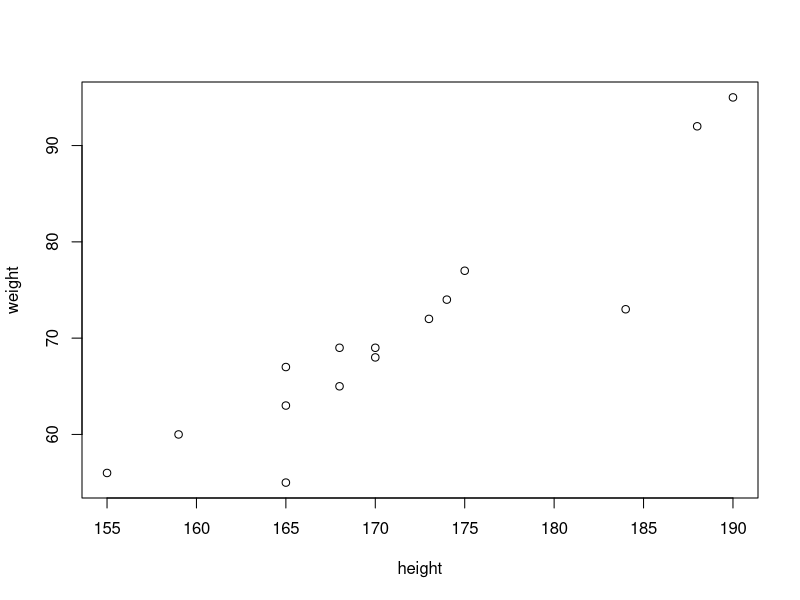
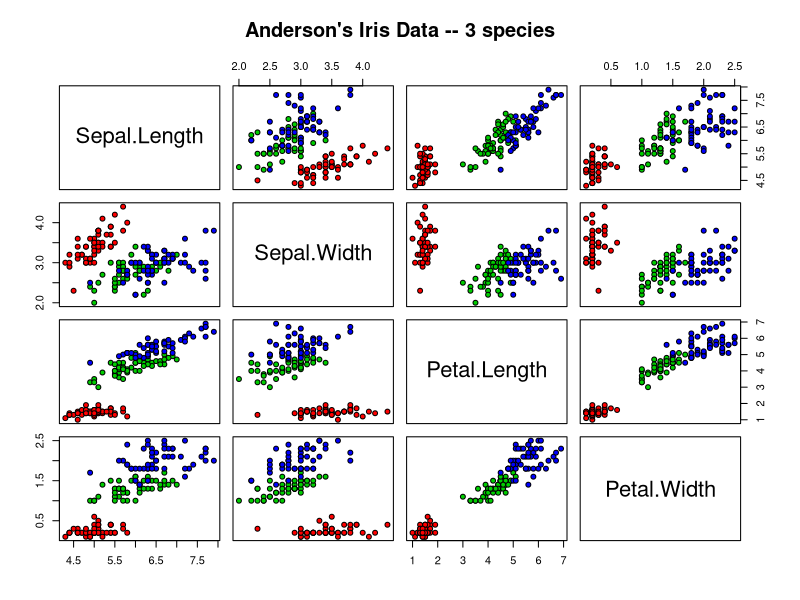
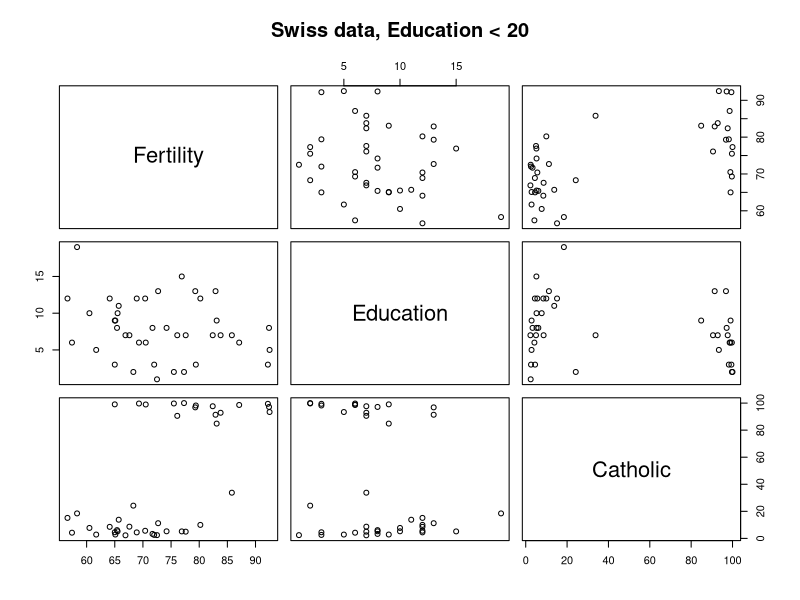
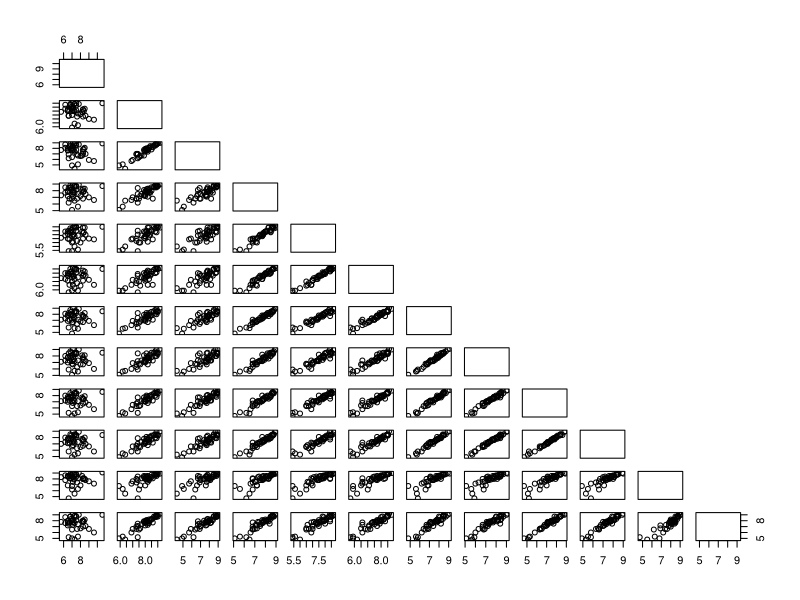
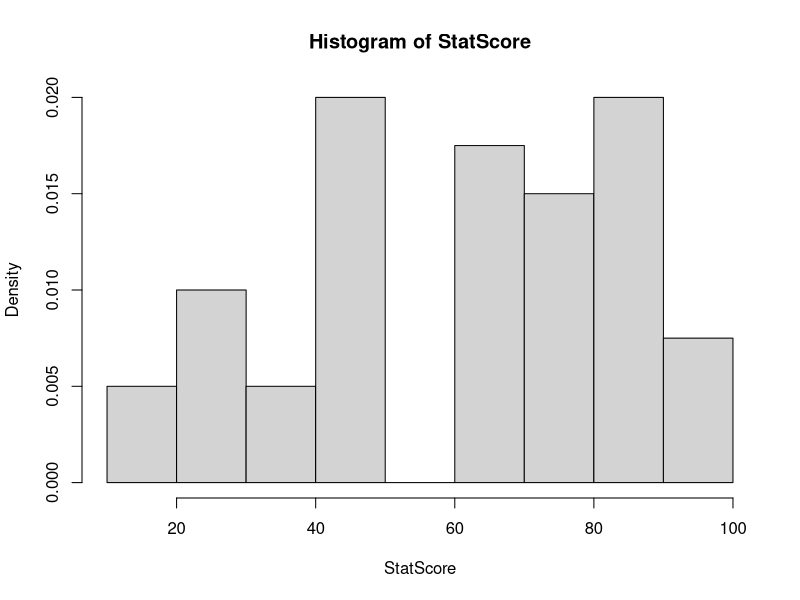
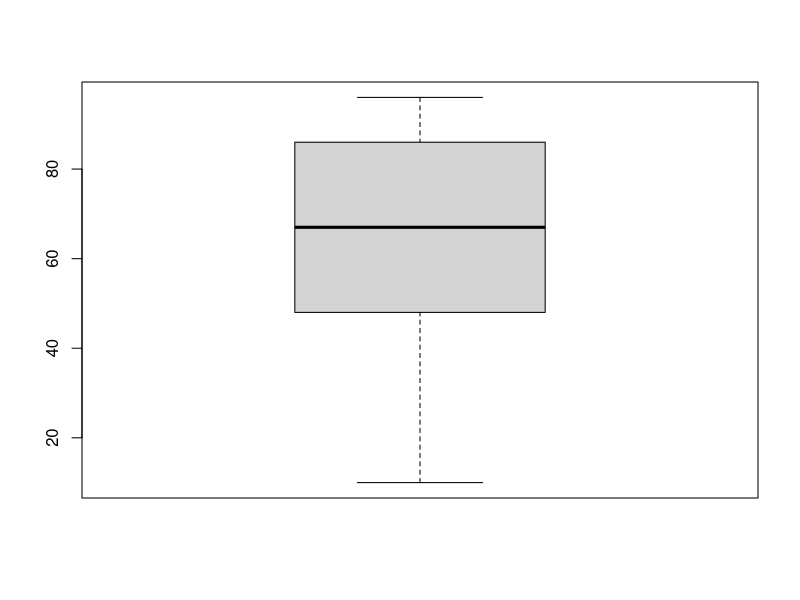

These charts were generated, in order, by the following R code:
# Ch8. 그래픽 기능

# 1. 산점도 그래프
height = c(170,168,174,175,188,165,165,190,173,168,159,170,184,155,165)
weight = c(68,65,74,77,92,63,67,95,72,69,60,69,73,56,55)

plot(height,weight)

# 2. 산점도 행렬
pairs( iris[1:4], main="Anderson's Iris Data -- 3 species",
       pch = 21, bg=c("red","green3","blue")[unclass(iris$Species)])


pairs(~ Fertility + Education + Catholic, data = swiss,
      subset = Education < 20, main = "Swiss data, Education < 20")

pairs(USJudgeRatings, text.panel = NULL, upper.panel = NULL)

# 3. 히스토그램과 상자그림
StatScore = c( 88,90,78,84,76,68,50,48,33,70,48,66,88,96,79,65,27,88,96,33,64,48,77,18,26,44,48,68,77,64,88,95,79,88,49,30,29,10,49,88)
hist( StatScore, prob=T)
boxplot( StatScore)

